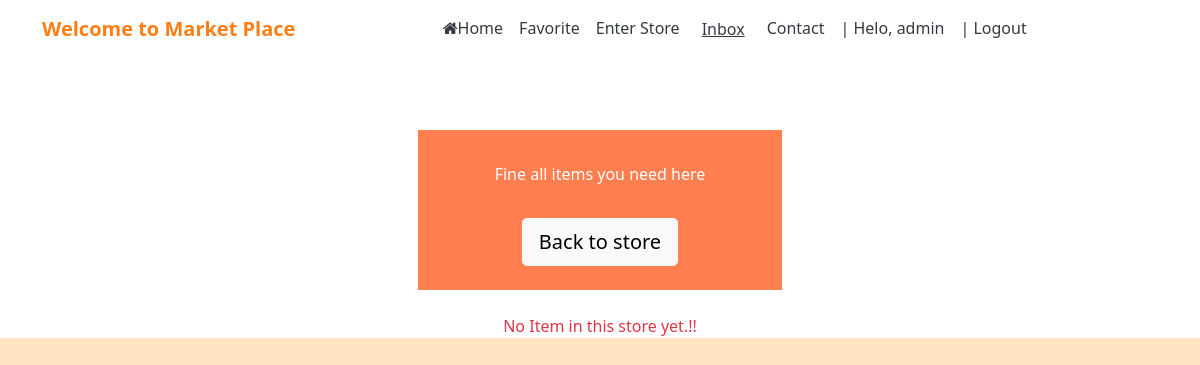
The page /store/enter_store/2/ (signed in) on the database as committed earlier.
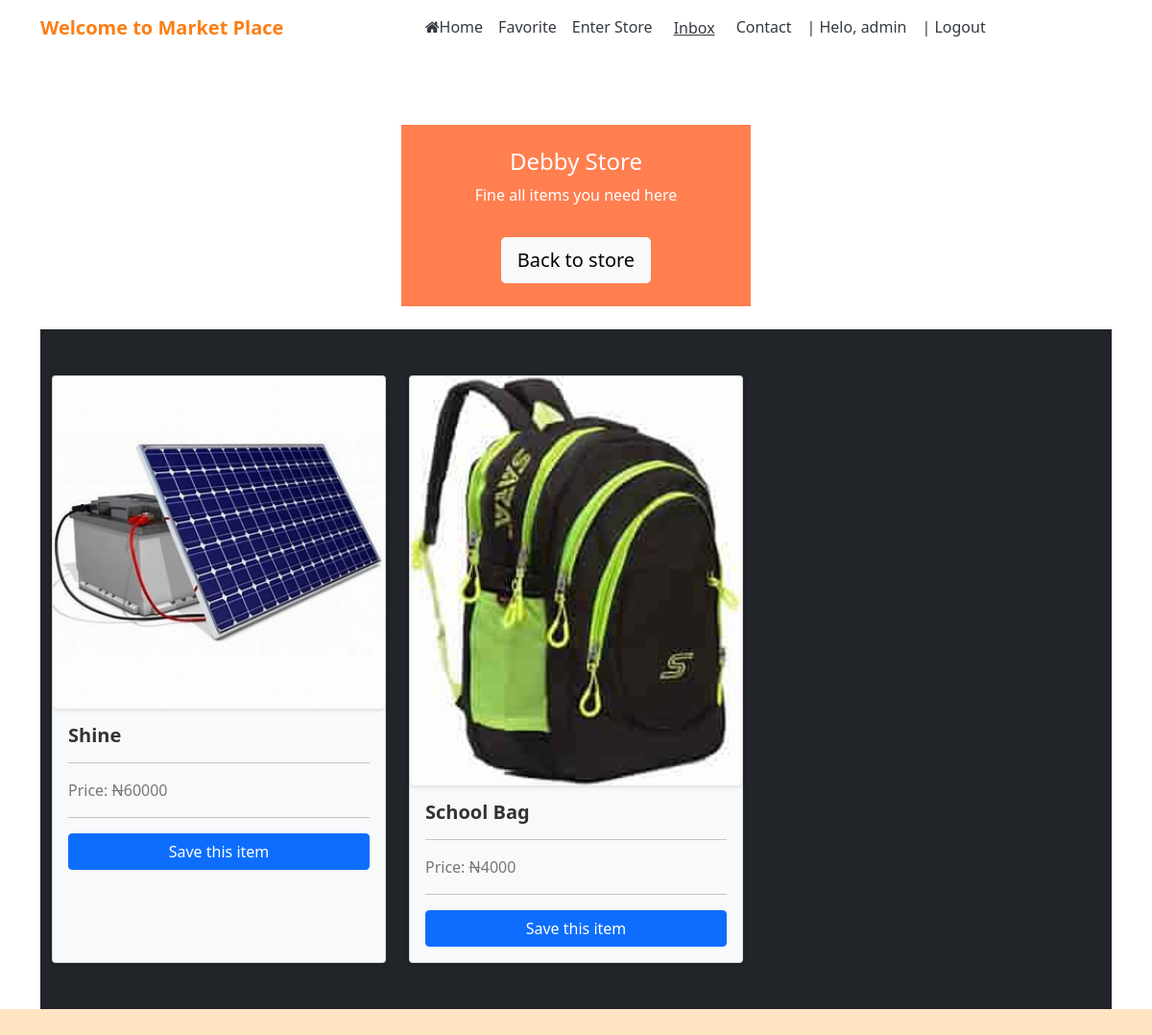
The same page on the database as committed later.
### jijiapp/models.py (models this page shows, shortened)
class Store(models.Model):
    name = models.SlugField(unique =True, max_length=50)
    author = models.ForeignKey(User, on_delete=models.CASCADE, blank=False)
    create_date = models.DateTimeField(auto_now_add=True, null=True)
    discription=models.CharField(max_length=5000, null=True, blank=True)
    location =models.CharField(max_length=5000, null=True, blank=True)
    logo =models.ImageField(upload_to='logos/', default = '')
    category = models.ManyToManyField(Category, related_name ='cat')
    class Meta:
        ordering = ['-name']
        verbose_name_plural = 'Store'

class Items(models.Model):
    user = models.ForeignKey(User, on_delete = models.CASCADE, related_name='supplier')
    store = models.ForeignKey(Store, on_delete=models.CASCADE, null=True, blank = True)
    title = models.CharField(max_length=10, null=True, blank =True)
    description = models.CharField(max_length=1000, null=True, blank=True)
    price = models.CharField(max_length=20, null=True, blank=True)
    phone = models.CharField(max_length=20, null=True, blank=True)
    location =models.CharField(max_length=20, null=True, blank=True)
    post_date = models.DateTimeField(auto_now_add=True, null=True, blank=True)
    thumbnails =models.ImageField(upload_to='thumbnails/', null=True, blank=True)
    category = models.ManyToManyField(Category, related_name ='categories')
    class Meta:
        ordering =['-post_date',]
        verbose_name_plural ='Items'

### jijistore/views.py (the view)
# urls.py: path('enter_store/<str:store>/', views.enter_store, name='enter_store'),
@login_required
def enter_store(request, store):
    try:
        stor = Store.objects.get(id=store)
        all_items = stor.items_set.all()
    except Store.DoesNotExist:
        all_items = None
        stor =None
    context = {
        'details':stor,
        'all_item':all_items,
    }
    return render(request, 'jijistore/store_detail.html', context)

### jijistore/templates/jijistore/store_detail.html (shortened to what this page needs)
{% extends 'jijiapp/base/base.html' %}
{% load static %}
{% block content %}
<div class="container my-4">
    <div class="col-sm-8 col-md-6 col-lg-4 mx-auto">
        <div class="text-center py-4 rounded-lg" style="background-color: #ff7f50;">
            <h2 class="h4 font-weight-bold text-white">{{ details.name }}</h2>
            <p class="text-white">Fine all items you need here</p>
            <a href="{% url 'jijistore:all_store' %}" class="btn btn-light btn-lg mt-3">Back to store</a>
        </div>
    </div>
</div>
{% if all_item %}
{% include 'jijiapp/base/homebase.html' %}
{% else %}
<p class="text-center text-danger">
    No Item in this store yet.!!
</p>
{% endif %}
</div>
{% endblock %}

### jijiapp/templates/jijiapp/base/base.html (shortened to what this page needs)
{% load static %}
<!DOCTYPE html>
<html lang="en">
<head>
    <https://cdn.jsdelivr.net/npm/@fortawesome/fontawesome-free@6.2.1/css/fontawesome.min.css>
    <link rel="stylesheet" href="https://cdn.jsdelivr.net/npm/@fortawesome/fontawesome-free@6.2.1/css/fontawesome.min.css">
    <link(rel="stylesheet", href="https://cdn.jsdelivr.net/npm/@fortawesome/fontawesome-free@6.2.1/css/fontawesome.min.css",,)>
    <link rel="stylesheet" href="https://cdnjs.cloudflare.com/ajax/libs/font-awesome/4.7.0/css/font-awesome.min.css">
    <link rel='stylesheet' type='text/css' media='screen' href="{% static 'jijiapp/css/style.css' %}">
    <link href="https://cdn.jsdelivr.net/npm/bootstrap@5.0.2/dist/css/bootstrap.min.css" rel="stylesheet">
</head>
<body>
  <nav class="navbar navbar-expand-lg navbar-light" style="background-color: #ffffff;">
    <div class="container mb-5">
      <a class="navbar-brand" href="{% url 'index' %}" style="color: #fd7e14;"><strong>Welcome to Market Place</strong></a>
      <div class="collapse navbar-collapse justify-content-center" id="navbarNav">
        <ul class="navbar-nav">
          <li class="nav-item">
            <a class="nav-link active" aria-current="page" href="{% url 'index' %}" style="color: #343a40;"><i class="fa fa-home"></i>Home</a>
          </li>
          {% if user.is_authenticated %}
          <li class="nav-item">
            <a class="nav-link" href="{% url 'favorite' %}" style="color: #343a40;">Favorite</a>
          </li>
          <li class="nav-item">
            <a class="nav-link" href="{% url 'jijistore:all_store' %}" style="color: #343a40;">Enter Store</a>
          </li>
          <li class="nav-item">
            <form class="nav-link reset-message-count" method="post" action="{% url 'reset_message_count' %}">
              <button type="submit" style="background: none; border: none; color: #343a40; text-decoration: underline; cursor: pointer;">
                Inbox
              </button>
            </form>
          </li>
          <li class="nav-item">
            <a class="nav-link" href="{% url 'contact' %}" style="color: #343a40;">Contact</a>
          </li>
          <li class="nav-item">
            <a class="nav-link" href="#" style="color: #343a40;">| Helo, {{user.username}} </a>
          </li>
          <li class="nav-item">
            <a class="nav-link" href="{% url 'signout' %}" style="color: #343a40;">| Logout </a>
          </li>
          {% endif %}
        </ul>
      </div>
    </div>
  </nav>
<div class="container">
    {% block content %}
    {% endblock %}
</body>
</html>

### jijiapp/templates/jijiapp/base/homebase.html (shortened to what this page needs)
<div class="container container-fluid mb-5">
  <div class="row rowwidth pt-5 bg-dark">
    {% for item in all_item %}
    <div class="col-lg-4 col-md-4 col-sm-6 mb-5 colheight">
      <div class="card bg-light card-style">
        <a href="{% url 'detail' item.id %}" class="card-link text-decoration-none">
          <img src="{{ item.thumbnails.url }}" alt="First Image" class="card-img-top img-fluid mx-auto align-items-stretch">
        </a>
        <div class="card-body">
          <h5 class="card-title">{{ item.title }}</h5>
          <hr class="star-light">
          <p class="card-text">Price: <strike>N</strike>{{ item.price }}</p>
          <hr>
          {% if user.is_authenticated %}
          <form id="form-{{ item.id }}" method="post">
            <button type="submit" class="btn btn-primary btn-block col-sm-12 col-md-12 col-lg-12">
              Save this item
            </button>
          </form>
          {% else %}
          <a href="{% url 'login' %}" class="btn btn-success btn-sm btn-block" style="overflow: hidden; white-space: nowrap; text-overflow: ellipsis;">Login to buy this item</a>
          {% endif %}
        </div>
      </div>
    </div>
    {% endfor %}
  </div>
</div>

### jijiapp/static/jijiapp/css/style.css (style rules this page uses)
html { background-color:bisque; height: auto; width: 100%; }
.card-style { background-color: #F3F5F7; border-radius: 10px; box-shadow: 0 2px 4px rgba(0, 0, 0, 0.1); transition: transform 0.3s ease; }
.card-title { font-weight: bold; color: #333; }
.card-text { color: #777; }
.card-body { padding: 10px; }

### jijiapp/templates/jijiapp/base/base.html (style rules this page uses)
.colheight { display: flex; flex-direction: column; justify-content: center; }
.card { height: 100%; }
.card-img-top { object-fit: contain; border-radius: 5px; box-shadow: 0 2px 4px rgba(0, 0, 0, 0.1); }

Rows that differ between the two databases and show on the page:
added Store: name "Debby Store"
added Items: thumbnails (picture), title "Shine", price "60000"
added Items: thumbnails (picture), title "School Bag", price "4000"
Other text that changed with them:
text no longer shown: "No Item in this store yet.!!"
